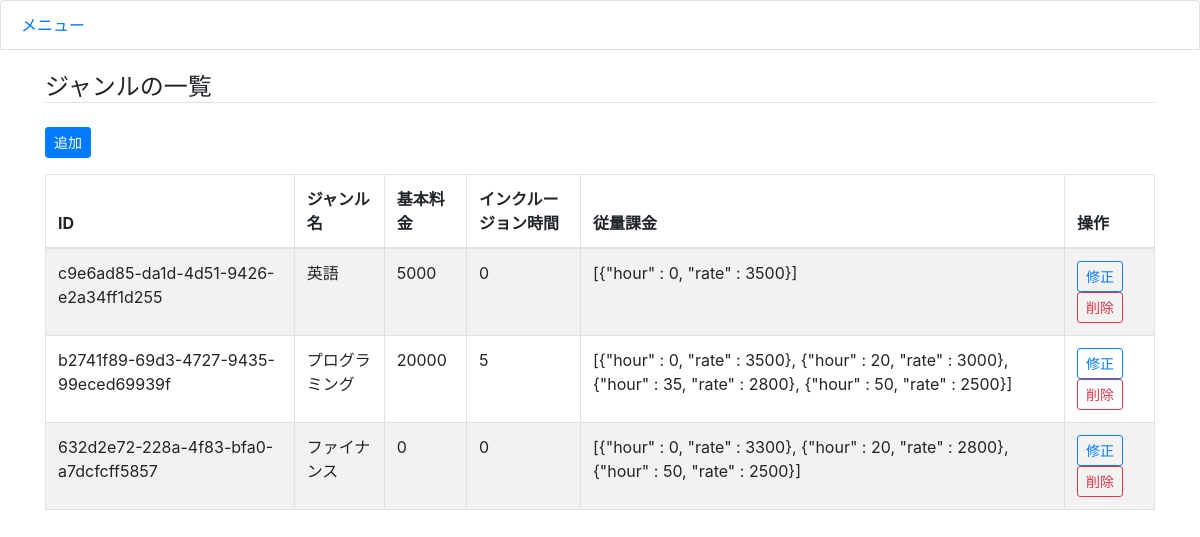
/lessonmgmt/lesson/, run on the app's committed database.
### lessonmgmt/models/lesson.py (models this page shows, shortened)
class Lesson(models.Model):
    lesson_id = models.UUIDField(primary_key=True, default=uuid.uuid4, editable=False)
    lessonName = models.CharField('ジャンル', max_length=100)
    basicCharge = models.IntegerField('基本料金')
    includeHour = models.IntegerField('インクルージョン時間', default=0)
    hourlyRate = models.CharField('従量料金', max_length=150, default='[{"hour" : 0, "rate" : 3500}]')

### lessonmgmt/views/lesson_view.py (the view)
# urls.py: path('lesson/', views.lesson_view.LessonListView.as_view(), name='lesson_list'), # 一覧
class LessonListView(ListView):
    template_name = 'lessonmgmt/lesson_list.html'
    model = Lesson

### templates/lessonmgmt/lesson_list.html (shortened to what this page needs)
{% extends "lessonmgmt/base.html" %}
{% block content %}
<h4 class="mt-4 border-bottom">ジャンルの一覧</h4>
<a href="{% url 'lessonmgmt:lesson_add' %}" class="btn btn-primary btn-sm my-3">追加</a>
<table class="table table-striped table-bordered">
  <thead>
    <tr>
      <th scope="col">ID</th>
      <th scope="col">ジャンル名</th>
      <th scope="col">基本料金</th>
      <th scope="col">インクルージョン時間</th>
      <th scope="col">従量課金</th>
      <th scope="col">操作</th>
    </tr>
  </thead>
  <tbody>
    {% for lesson in object_list %}
    <tr>
      <td>{{ lesson.lesson_id }}</td>
      <td>{{ lesson.lessonName }}</td>
      <td>{{ lesson.basicCharge }}</td>
      <td>{{ lesson.includeHour }}</td>
      <td>{{ lesson.hourlyRate }}</td>
      <td>
        <a href="{% url 'lessonmgmt:lesson_update' lesson.pk %}" class="btn btn-outline-primary btn-sm">修正</a>
        <a href="{% url 'lessonmgmt:lesson_delete' lesson.pk %}" class="btn btn-outline-danger btn-sm">削除</a>
      </td>
    </tr>
    {% endfor %}
  </tbody>
</table>
{% endblock content %}

### data on the page
Lesson: lesson_id "c9e6ad85-da1d-4d51-9426-e2a34ff1d255", lessonName "英語", basicCharge "5000", includeHour "0", hourlyRate "[{\"hour\" : 0, \"rate\" : 3500}]"
Lesson: lesson_id "b2741f89-69d3-4727-9435-99eced69939f", lessonName "プログラミング", basicCharge "20000", includeHour "5", hourlyRate "[{\"hour\" : 0, \"rate\" : 3500}, {\"hour\" : 20, \"rate\" : 3000}, {\"hour\" : 35, \"rate\" : 2800}, {\"hour\" : 50, \"rate\" : 2500}]"
Lesson: lesson_id "632d2e72-228a-4f83-bfa0-a7dcfcff5857", lessonName "ファイナンス", basicCharge "0", includeHour "0", hourlyRate "[{\"hour\" : 0, \"rate\" : 3300}, {\"hour\" : 20, \"rate\" : 2800}, {\"hour\" : 50, \"rate\" : 2500}]"
